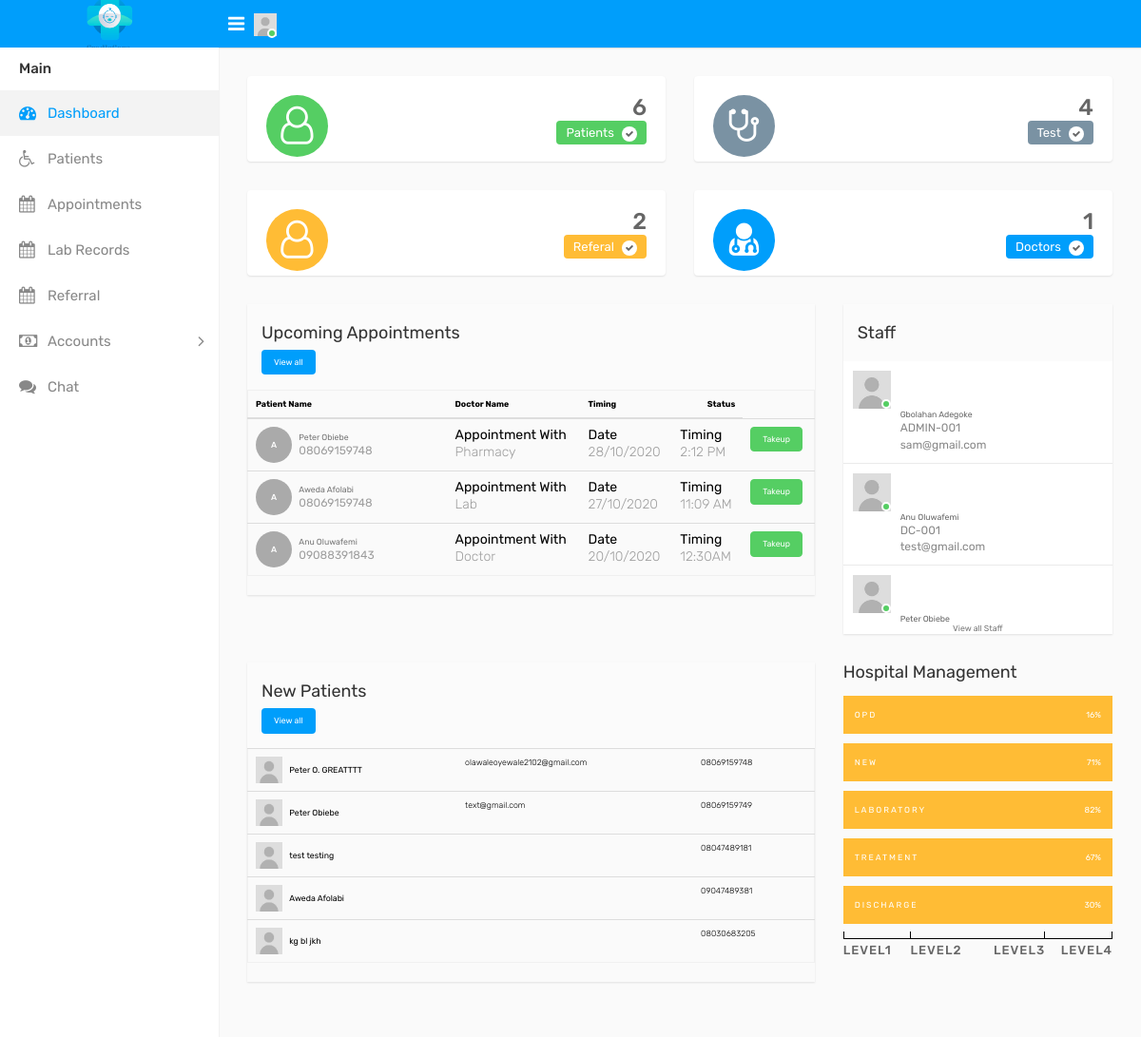
Screenshot of /dashboard.php (signed in) with the database file from the repository.
### tables this page shows
CREATE TABLE `appointment` (
  `id` int(11) NOT NULL,
  `appointment_id` varchar(50) NOT NULL,
  `patient_name` varchar(100) NOT NULL,
  `dept` varchar(50) NOT NULL,
  `doctor` varchar(100) NOT NULL,
  `a_date` varchar(50) NOT NULL,
  `a_time` varchar(50) NOT NULL,
  `patient_email` varchar(100) NOT NULL,
  `patient_phone` varchar(20) NOT NULL,
  `note` text NOT NULL,
  `status` varchar(20) NOT NULL,
  `date_update` varchar(20) NOT NULL
);

CREATE TABLE `staff` (
  `id` int(11) NOT NULL,
  `firstname` varchar(100) NOT NULL,
  `lastname` varchar(100) NOT NULL,
  `staff_id` varchar(100) NOT NULL,
  `email` varchar(100) NOT NULL,
  `password` varchar(50) NOT NULL,
  `usertype_id` int(3) NOT NULL,
  `job_role` varchar(100) NOT NULL,
  `dob` varchar(50) NOT NULL,
  `gender` varchar(10) NOT NULL,
  `address` text NOT NULL,
  `city` varchar(100) NOT NULL,
  `state` varchar(100) NOT NULL,
  `phone` varchar(20) NOT NULL,
  `passport` varchar(250) NOT NULL,
  `short_bio` text NOT NULL,
  `status` varchar(100) NOT NULL,
  `salary` varchar(20) NOT NULL,
  `date_created` varchar(50) NOT NULL,
  `join_date` varchar(100) NOT NULL,
  `date_updated` varchar(50) NOT NULL
);

CREATE TABLE `patient` (
  `id` int(11) NOT NULL,
  `patient_id` varchar(100) NOT NULL,
  `name` varchar(500) NOT NULL,
  `email` varchar(100) NOT NULL,
  `password` varchar(100) NOT NULL,
  `gender` varchar(100) NOT NULL,
  `dob` varchar(255) NOT NULL,
  `phone_no` varchar(15) NOT NULL,
  `genotype` varchar(15) NOT NULL,
  `blood` varchar(15) NOT NULL,
  `address` varchar(500) NOT NULL,
  `nextofkin` varchar(100) NOT NULL,
  `nextofkin_phone` varchar(100) NOT NULL,
  `appointment` int(11) NOT NULL DEFAULT '0',
  `note` varchar(255) DEFAULT NULL,
  `date_created` varchar(100) NOT NULL,
  `date_updated` varchar(100) DEFAULT NULL
);

### dashboard.php (the view, shortened to what this page needs)
<?php
include('connection.php');
$connect = $connection;
$sql1 = "SELECT * FROM patient";
$run1 = mysqli_query($connect,$sql1);
if($run1)
{
	$patient_counter = mysqli_num_rows($run1);
}
$sql2 = "SELECT * FROM lab";
$run2 = mysqli_query($connect,$sql2);
if($run2)
{
	$test_counter = mysqli_num_rows($run2);
}
$sql3 = "SELECT * FROM referal";
$run3 = mysqli_query($connect,$sql3);
if($run3)
{
	$ref_counter = mysqli_num_rows($run3);
}
$sql4 = "SELECT * FROM staff WHERE job_role = 'Doctor'";
$run4 = mysqli_query($connect,$sql4);
if($run4)
{
	$doc_counter = mysqli_num_rows($run4);
}
$sql6 = "SELECT * FROM staff ";
$run6 = mysqli_query($connect,$sql6);
if($run6)
{
	$rows1 = mysqli_fetch_all($run6, MYSQLI_ASSOC);
}
$sql5 = "SELECT * FROM appointment WHERE status = 'Active' ORDER BY appointment_id  DESC LIMIT 5";
$run5 = mysqli_query($connect,$sql5);
$rows = mysqli_fetch_all($run5, MYSQLI_ASSOC);
$sql7 = "SELECT * FROM patient ORDER BY id  DESC LIMIT 5";
$run7 = mysqli_query($connect,$sql7);
$rows2 = mysqli_fetch_all($run7, MYSQLI_ASSOC);
?>
<!DOCTYPE html>
<html lang="en">
<head>
    <link rel="stylesheet" type="text/css" href="assets/css/bootstrap.min.css">
    <link rel="stylesheet" type="text/css" href="assets/css/font-awesome.min.css">
    <link rel="stylesheet" type="text/css" href="assets/css/style.css">
</head>
<body>
    <div class="main-wrapper">
        <?php include('header.php')?>
        <div class="page-wrapper">
            <div class="content">
                <div class="row">
                    <div class="col-md-6 col-sm-6 col-lg-6 col-xl-3">
                        <div class="dash-widget">
                            <span class="dash-widget-bg2"><i class="fa fa-user-o"></i></span>
                            <div class="dash-widget-info text-right">
                                <h3><?php echo $patient_counter ?></h3>
                                <span class="widget-title2">Patients <i class="fa fa-check" aria-hidden="true"></i></span>
                            </div>
                        </div>
                    </div>
                    <div class="col-md-6 col-sm-6 col-lg-6 col-xl-3">
                        <div class="dash-widget">
                            <span class="dash-widget-bg3"><i class="fa fa-stethoscope" aria-hidden="true"></i></span>
                            <div class="dash-widget-info text-right">
                                <h3><?php echo $test_counter ?></h3>
                                <span class="widget-title3">Test <i class="fa fa-check" aria-hidden="true"></i></span>
                            </div>
                        </div>
                    </div>
                    <div class="col-md-6 col-sm-6 col-lg-6 col-xl-3">
                        <div class="dash-widget">
                            <span class="dash-widget-bg4"><i class="fa fa-user-o" aria-hidden="true"></i></span>
                            <div class="dash-widget-info text-right">
                                <h3><?php echo $ref_counter ?></h3>
                                <span class="widget-title4">Referal <i class="fa fa-check" aria-hidden="true"></i></span>
                            </div>
                        </div>
                    </div>
					<div class="col-md-6 col-sm-6 col-lg-6 col-xl-3">
                        <div class="dash-widget">
							<span class="dash-widget-bg1"><i class="fa fa-user-md" aria-hidden="true"></i></span>
							<div class="dash-widget-info text-right">
								<h3><?php echo $doc_counter ?> </h3>
								<span class="widget-title1">Doctors <i class="fa fa-check" aria-hidden="true"></i></span>
							</div>
                        </div>
                    </div>
                </div>
				<div class="row">
					<div class="col-12 col-md-6 col-lg-8 col-xl-8">
						<div class="card">
							<div class="card-header">
								<h4 class="card-title d-inline-block">Upcoming Appointments</h4> <a href="appointments.php" class="btn btn-primary float-right">View all</a>
							</div>
							<div class="card-body p-0">
								<div class="table-responsive">
									<table class="table mb-0">
										<thead class="d-none">
											<tr>
												<th>Patient Name</th>
												<th>Doctor Name</th>
												<th>Timing</th>
												<th class="text-right">Status</th>
											</tr>
										</thead>
										<tbody>
										<?php foreach ($rows as $row): ?>
											<tr>
												<td style="min-width: 200px;">
													<a class="avatar" href="#">A</a>
													<h2><a href="profile.html"><?php echo $row['patient_name'] ?> <span><?php echo $row['patient_phone'] ?></span></a></h2>
												</td>
												<td>
													<h5 class="time-title p-0">Appointment With</h5>
													<p><?php echo $row['dept'] ?></p>
												</td>
												<td>
													<h5 class="time-title p-0">Date</h5>
													<p><?php echo $row['a_date'] ?></p>
												</td>
												<td>
													<h5 class="time-title p-0">Timing</h5>
													<p><?php echo $row['a_time'] ?></p>
												</td>
												<form method = "post" action = "controller.php">
												<td><a href = "dignosis.php?id=<?php echo $row['appointment_id'] ?>&number=<?php echo $row['patient_phone'] ?>" class="btn btn-primary btn-success btn-submit float-right" >Takeup</a></td>
											</tr>
											<?php endforeach; ?>
										</tbody>
									</table>
								</div>
							</div>
						</div>
					</div>
                    <div class="col-12 col-md-6 col-lg-4 col-xl-4">
                        <div class="card member-panel">
							<div class="card-header bg-white">
								<h4 class="card-title mb-0">Staff</h4>
							</div>
                            <div class="card-body">
                                <ul class="contact-list">
								<?php foreach ($rows1 as $row1): ?>
                                    <li>
                                        <div class="contact-cont">
                                            <div class="float-left user-img m-r-10">
                                                <a href="profile.html" title="John Doe"><img src="assets/img/user.jpg" alt="" class="w-40 rounded-circle"><span class="status online"></span></a>
                                            </div>
                                            <div class="contact-info">
                                                <span class="contact-name text-ellipsis"><?php echo $row1['firstname']." ".$row1['lastname'] ?></span>
                                                <span class="contact-date"><?php echo $row1['staff_id'] ?></span><br>
                                                <span class="contact-date"><?php echo $row1['email'] ?></span>
                                            </div>
                                        </div>
                                    </li>
                                  <?php endforeach; ?>
                                </ul>
                            </div>
                            <div class="card-footer text-center bg-white">
                                <a href="employees.php" class="text-muted">View all Staff</a>
                            </div>
                        </div>
                    </div>
				</div>
				<div class="row">
					<div class="col-12 col-md-6 col-lg-8 col-xl-8">
						<div class="card">
							<div class="card-header">
								<h4 class="card-title d-inline-block">New Patients </h4> <a href="patients.php" class="btn btn-primary float-right">View all</a>
							</div>
							<div class="card-block">
								<div class="table-responsive">
									<table class="table mb-0 new-patient-table">
										<tbody>
										<?php foreach ($rows2 as $row2): ?>
											<tr>
												<td>
													<img width="28" height="28" class="rounded-circle" src="assets/img/user.jpg" alt="">
													<h2><?php echo $row2['name'] ?></h2>
												</td>
												<td><?php echo $row2['email'] ?></td>
												<td><?php echo $row2['phone_no'] ?></td>
											</tr>
											<?php endforeach; ?>
										</tbody>
									</table>
								</div>
							</div>
						</div>
					</div>
					<div class="col-12 col-md-6 col-lg-4 col-xl-4">
						<div class="hospital-barchart">
							<h4 class="card-title d-inline-block">Hospital Management</h4>
						</div>
						<div class="bar-chart">
							<div class="legend">
								<div class="item">
									<h4>Level1</h4>
								</div>
								<div class="item">
									<h4>Level2</h4>
								</div>
								<div class="item text-right">
									<h4>Level3</h4>
								</div>
								<div class="item text-right">
									<h4>Level4</h4>
								</div>
							</div>
							<div class="chart clearfix">
								<div class="item">
									<div class="bar">
										<span class="percent">16%</span>
										<div class="item-progress" data-percent="16">
											<span class="title">OPD Patient</span>
										</div>
									</div>
								</div>
								<div class="item">
									<div class="bar">
										<span class="percent">71%</span>
										<div class="item-progress" data-percent="71">
											<span class="title">New Patient</span>
										</div>
									</div>
								</div>
								<div class="item">
									<div class="bar">
										<span class="percent">82%</span>
										<div class="item-progress" data-percent="82">
											<span class="title">Laboratory Test</span>
										</div>
									</div>
								</div>
								<div class="item">
									<div class="bar">
										<span class="percent">67%</span>
										<div class="item-progress" data-percent="67">
											<span class="title">Treatment</span>
										</div>
									</div>
								</div>
								<div class="item">
									<div class="bar">
										<span class="percent">30%</span>
										<div class="item-progress" data-percent="30">
											<span class="title">Discharge</span>
										</div>
									</div>
								</div>
							</div>
						</div>
					 </div>
				</div>
            </div>
        </div>
    </div>
</body>
</html>

### rows the page displays
appointment: patient_name "Peter Obiebe", patient_phone "08069159748", dept "Pharmacy", a_date "28/10/2020", a_time "2:12 PM"
appointment: patient_name "Aweda Afolabi", patient_phone "08069159748", dept "Lab", a_date "27/10/2020", a_time "11:09 AM"
appointment: patient_name "Anu Oluwafemi", patient_phone "09088391843", dept "Doctor", a_date "20/10/2020", a_time "12:30AM"
staff: firstname "Gbolahan", lastname "Adegoke", staff "ADMIN-001", email "sam@gmail.com"
staff: firstname "Anu", lastname "Oluwafemi", staff "DC-001", email "test@gmail.com"
staff: firstname "Peter", lastname "Obiebe"
patient: name "Peter O. GREATTTT", email "olawaleoyewale2102@gmail.com", phone_no "08069159748"
patient: name "Peter Obiebe", email "text@gmail.com", phone_no "08069159749"
patient: name "test testing", phone_no "08047489181"
patient: name "Aweda Afolabi", phone_no "09047489381"
patient: name "kg bl jkh", phone_no "08030683205"

### other values shown
$patient_counter "6"
$test_counter "4"
$ref_counter "2"
$doc_counter "1"
